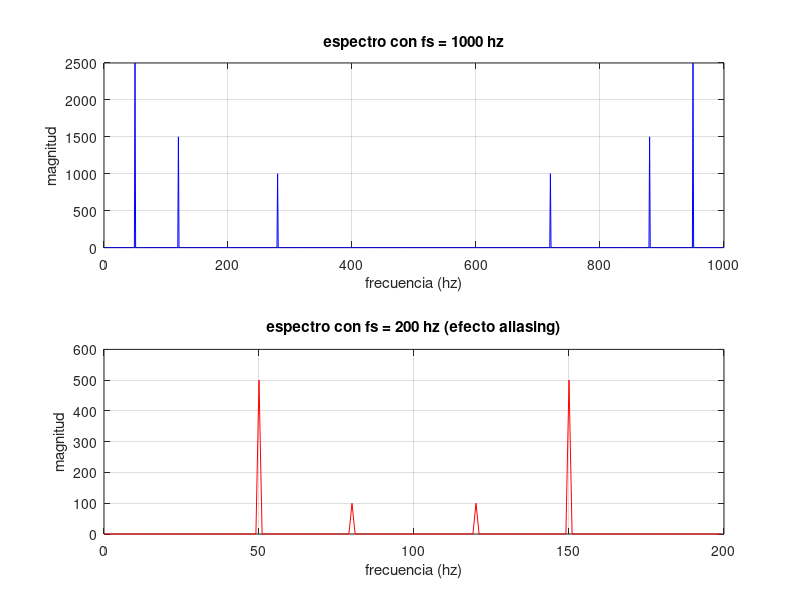

Reproduce this figure in MATLAB.
# definicion de los parametros iniciales (fs = 1000 hz)
fs1 = 1000;
# creamos el vector de tiempo de 1 segundo de duracion
t1 = 0:1/fs1:0.999;
n1 = length(t1);

# generamos la combinacion lineal de las 3 senoides
# a1=5, a2=3, a3=2 y f1=50, f2=120, f3=280
s1 = 5*sin(2*pi*50*t1) + 3*sin(2*pi*120*t1) + 2*sin(2*pi*280*t1);

# calculamos la tdf con la funcion rapida (fft) y extraemos su magnitud
tdf1 = fft(s1);
mag1 = abs(tdf1);

# creamos el eje x de frecuencias reales y calculamos la resolucion
frec1 = (0:n1-1) * (fs1/n1);
# resolucion frecuencial: df = fs1/n1 = 1000/1000 = 1 hz

# graficamos la señal original sin aliasing
figure(1);
subplot(2,1,1);
plot(frec1, mag1, 'b');
title('espectro con fs = 1000 hz');
xlabel('frecuencia (hz)');
ylabel('magnitud');
axis(); 
grid on;

# --- reduccion de la frecuencia de muestreo (fs = 200 hz) ---
fs2 = 200;
# mantenemos la duracion en 1 segundo
t2 = 0:1/fs2:0.995;
n2 = length(t2);

# generamos la misma señal pero con menos puntos de muestreo
s2 = 5*sin(2*pi*50*t2) + 3*sin(2*pi*120*t2) + 2*sin(2*pi*280*t2);

# calculamos la nueva tdf y su magnitud
tdf2 = fft(s2);
mag2 = abs(tdf2);
frec2 = (0:n2-1) * (fs2/n2);

# graficamos el resultado afectado por aliasing
subplot(2,1,2);
plot(frec2, mag2, 'r');
title('espectro con fs = 200 hz (efecto aliasing)');
xlabel('frecuencia (hz)');
ylabel('magnitud');
axis();
grid on;
pause(10);
